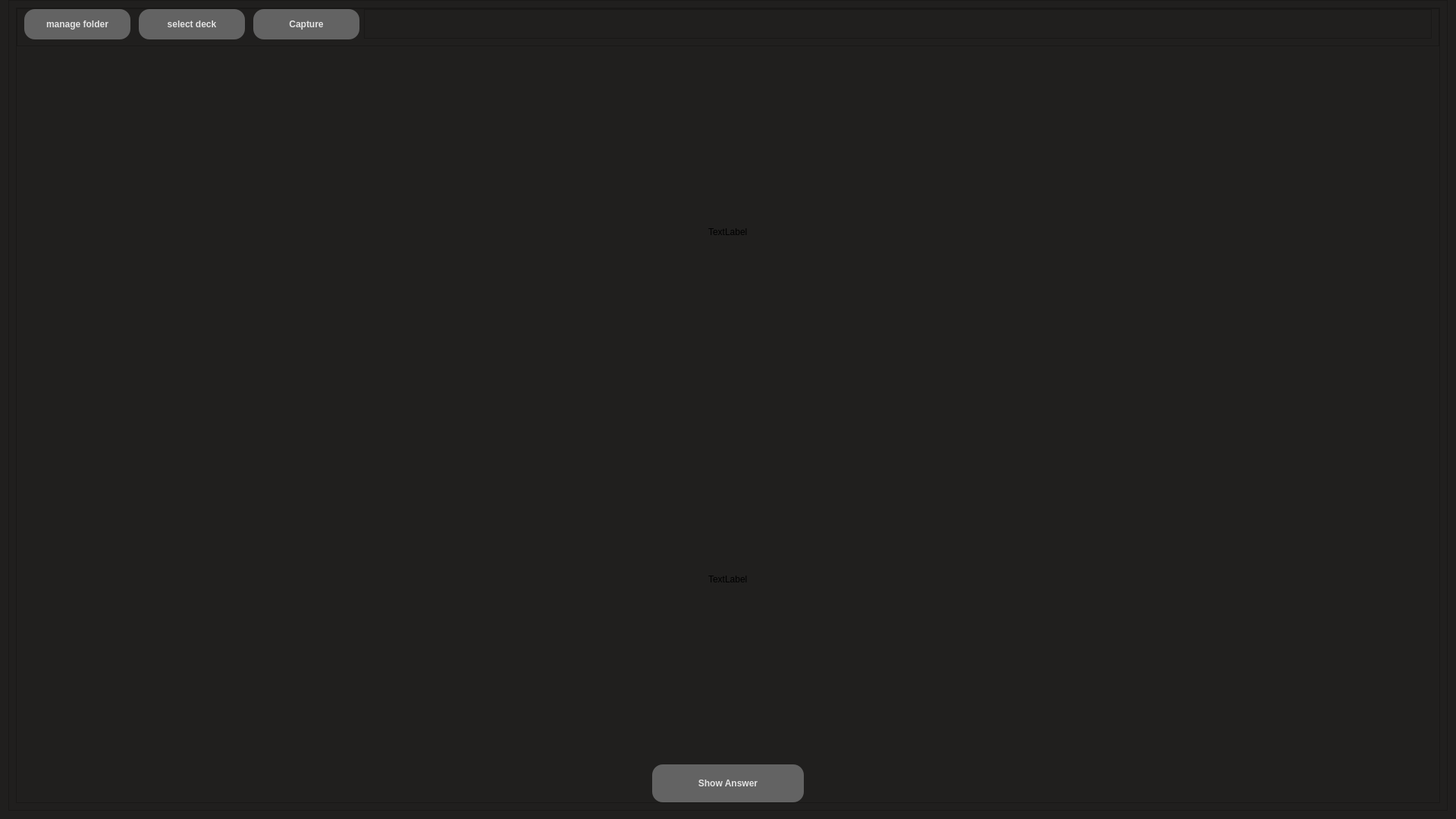
<?xml version="1.0" encoding="UTF-8"?>
<ui version="4.0">
 <class>MainFrame</class>
 <widget class="QWidget" name="MainFrame">
  <property name="geometry">
   <rect>
    <x>0</x>
    <y>0</y>
    <width>1920</width>
    <height>1080</height>
   </rect>
  </property>
  <property name="windowTitle">
   <string>Form</string>
  </property>
  <property name="styleSheet">
   <string notr="true">background-color: rgb(32, 31, 30);</string>
  </property>
  <layout class="QVBoxLayout" name="verticalLayout_3">
   <property name="topMargin">
    <number>0</number>
   </property>
   <item>
    <widget class="QFrame" name="frame">
     <property name="sizePolicy">
      <sizepolicy hsizetype="Preferred" vsizetype="Expanding">
       <horstretch>0</horstretch>
       <verstretch>0</verstretch>
      </sizepolicy>
     </property>
     <property name="styleSheet">
      <string notr="true">border-color: rgb(255, 255, 255);</string>
     </property>
     <property name="frameShape">
      <enum>QFrame::StyledPanel</enum>
     </property>
     <property name="frameShadow">
      <enum>QFrame::Raised</enum>
     </property>
     <layout class="QHBoxLayout" name="horizontalLayout">
      <item>
       <widget class="QFrame" name="frame_4">
        <property name="sizePolicy">
         <sizepolicy hsizetype="Expanding" vsizetype="Preferred">
          <horstretch>0</horstretch>
          <verstretch>0</verstretch>
         </sizepolicy>
        </property>
        <property name="frameShape">
         <enum>QFrame::StyledPanel</enum>
        </property>
        <property name="frameShadow">
         <enum>QFrame::Raised</enum>
        </property>
        <layout class="QVBoxLayout" name="verticalLayout" stretch="50,50,50,0">
         <property name="spacing">
          <number>30</number>
         </property>
         <property name="leftMargin">
          <number>0</number>
         </property>
         <property name="topMargin">
          <number>0</number>
         </property>
         <property name="rightMargin">
          <number>0</number>
         </property>
         <property name="bottomMargin">
          <number>0</number>
         </property>
         <item>
          <widget class="QFrame" name="frame_2">
           <property name="maximumSize">
            <size>
             <width>16777215</width>
             <height>50</height>
            </size>
           </property>
           <property name="frameShape">
            <enum>QFrame::StyledPanel</enum>
           </property>
           <property name="frameShadow">
            <enum>QFrame::Raised</enum>
           </property>
           <layout class="QHBoxLayout" name="horizontalLayout_2">
            <property name="topMargin">
             <number>0</number>
            </property>
            <item>
             <widget class="QPushButton" name="managefolderbotton">
              <property name="minimumSize">
               <size>
                <width>0</width>
                <height>40</height>
               </size>
              </property>
              <property name="maximumSize">
               <size>
                <width>140</width>
                <height>40</height>
               </size>
              </property>
              <property name="font">
               <font>
                <weight>75</weight>
                <bold>true</bold>
               </font>
              </property>
              <property name="styleSheet">
               <string notr="true">QPushButton{
	background-color: rgb(99, 99, 99);
	color:rgba(255, 255, 255, 210);
	border-radius:14%;
}
QPushButton:hover{
	background-color: rgb(110,110,110);
}
QPushButton:pressed{
	background-color:rgba(80, 80, 80, 80);
}
QPushButton:disabled{
	background-color: rgb(210, 210, 210);
	color: rgbrgb(99, 99, 99);
}</string>
              </property>
              <property name="text">
               <string>manage folder</string>
              </property>
             </widget>
            </item>
            <item>
             <spacer name="horizontalSpacer_2">
              <property name="orientation">
               <enum>Qt::Horizontal</enum>
              </property>
              <property name="sizeType">
               <enum>QSizePolicy::Fixed</enum>
              </property>
              <property name="sizeHint" stdset="0">
               <size>
                <width>5</width>
                <height>20</height>
               </size>
              </property>
             </spacer>
            </item>
            <item>
             <widget class="QPushButton" name="selectdeck">
              <property name="minimumSize">
               <size>
                <width>0</width>
                <height>40</height>
               </size>
              </property>
              <property name="maximumSize">
               <size>
                <width>140</width>
                <height>60</height>
               </size>
              </property>
              <property name="font">
               <font>
                <weight>75</weight>
                <bold>true</bold>
               </font>
              </property>
              <property name="styleSheet">
               <string notr="true">QPushButton{
	background-color: rgb(99, 99, 99);
	color:rgba(255, 255, 255, 210);
	border-radius:14%;
}
QPushButton:hover{
	background-color: rgb(110,110,110);
}
QPushButton:pressed{
	background-color:rgba(80, 80, 80, 80);
}
QPushButton:disabled{
	background-color: rgb(210, 210, 210);
	color: rgbrgb(99, 99, 99);
}</string>
              </property>
              <property name="text">
               <string>select deck</string>
              </property>
             </widget>
            </item>
            <item>
             <spacer name="horizontalSpacer">
              <property name="orientation">
               <enum>Qt::Horizontal</enum>
              </property>
              <property name="sizeType">
               <enum>QSizePolicy::Fixed</enum>
              </property>
              <property name="sizeHint" stdset="0">
               <size>
                <width>5</width>
                <height>20</height>
               </size>
              </property>
             </spacer>
            </item>
            <item>
             <widget class="QPushButton" name="capturebotton">
              <property name="sizePolicy">
               <sizepolicy hsizetype="Minimum" vsizetype="Fixed">
                <horstretch>0</horstretch>
                <verstretch>0</verstretch>
               </sizepolicy>
              </property>
              <property name="minimumSize">
               <size>
                <width>0</width>
                <height>40</height>
               </size>
              </property>
              <property name="maximumSize">
               <size>
                <width>140</width>
                <height>40</height>
               </size>
              </property>
              <property name="font">
               <font>
                <weight>75</weight>
                <bold>true</bold>
               </font>
              </property>
              <property name="styleSheet">
               <string notr="true">QPushButton{
	background-color: rgb(99, 99, 99);
	color:rgba(255, 255, 255, 210);
	border-radius:14%;
}
QPushButton:hover{
	background-color: rgb(110,110,110);
}
QPushButton:pressed{
	background-color:rgba(80, 80, 80, 80);
}
QPushButton:disabled{
	background-color: rgb(210, 210, 210);
	color: rgbrgb(99, 99, 99);
}
</string>
              </property>
              <property name="text">
               <string>Capture</string>
              </property>
             </widget>
            </item>
            <item>
             <widget class="QFrame" name="frame_5">
              <property name="frameShape">
               <enum>QFrame::StyledPanel</enum>
              </property>
              <property name="frameShadow">
               <enum>QFrame::Raised</enum>
              </property>
              <layout class="QHBoxLayout" name="horizontalLayout_4">
               <property name="spacing">
                <number>0</number>
               </property>
               <property name="leftMargin">
                <number>0</number>
               </property>
               <property name="topMargin">
                <number>0</number>
               </property>
               <property name="rightMargin">
                <number>0</number>
               </property>
               <property name="bottomMargin">
                <number>0</number>
               </property>
              </layout>
             </widget>
            </item>
           </layout>
          </widget>
         </item>
         <item alignment="Qt::AlignHCenter">
          <widget class="QLabel" name="pregunta">
           <property name="text">
            <string>TextLabel</string>
           </property>
          </widget>
         </item>
         <item alignment="Qt::AlignHCenter">
          <widget class="QLabel" name="respuesta">
           <property name="text">
            <string>TextLabel</string>
           </property>
          </widget>
         </item>
         <item alignment="Qt::AlignHCenter">
          <widget class="QPushButton" name="showanswer_nextquestion">
           <property name="sizePolicy">
            <sizepolicy hsizetype="Fixed" vsizetype="Fixed">
             <horstretch>0</horstretch>
             <verstretch>0</verstretch>
            </sizepolicy>
           </property>
           <property name="minimumSize">
            <size>
             <width>200</width>
             <height>50</height>
            </size>
           </property>
           <property name="font">
            <font>
             <weight>75</weight>
             <bold>true</bold>
            </font>
           </property>
           <property name="styleSheet">
            <string notr="true">QPushButton{
	background-color: rgb(99, 99, 99);
	color:rgba(255, 255, 255, 210);
	border-radius:14%;
}
QPushButton:hover{
	background-color: rgb(110,110,110);
}
QPushButton:pressed{
	background-color:rgba(80, 80, 80, 80);
}
QPushButton:disabled{
	background-color: rgb(210, 210, 210);
	color: rgbrgb(99, 99, 99);
}</string>
           </property>
           <property name="text">
            <string>Show Answer</string>
           </property>
          </widget>
         </item>
        </layout>
       </widget>
      </item>
     </layout>
    </widget>
   </item>
  </layout>
 </widget>
 <resources/>
 <connections/>
</ui>
